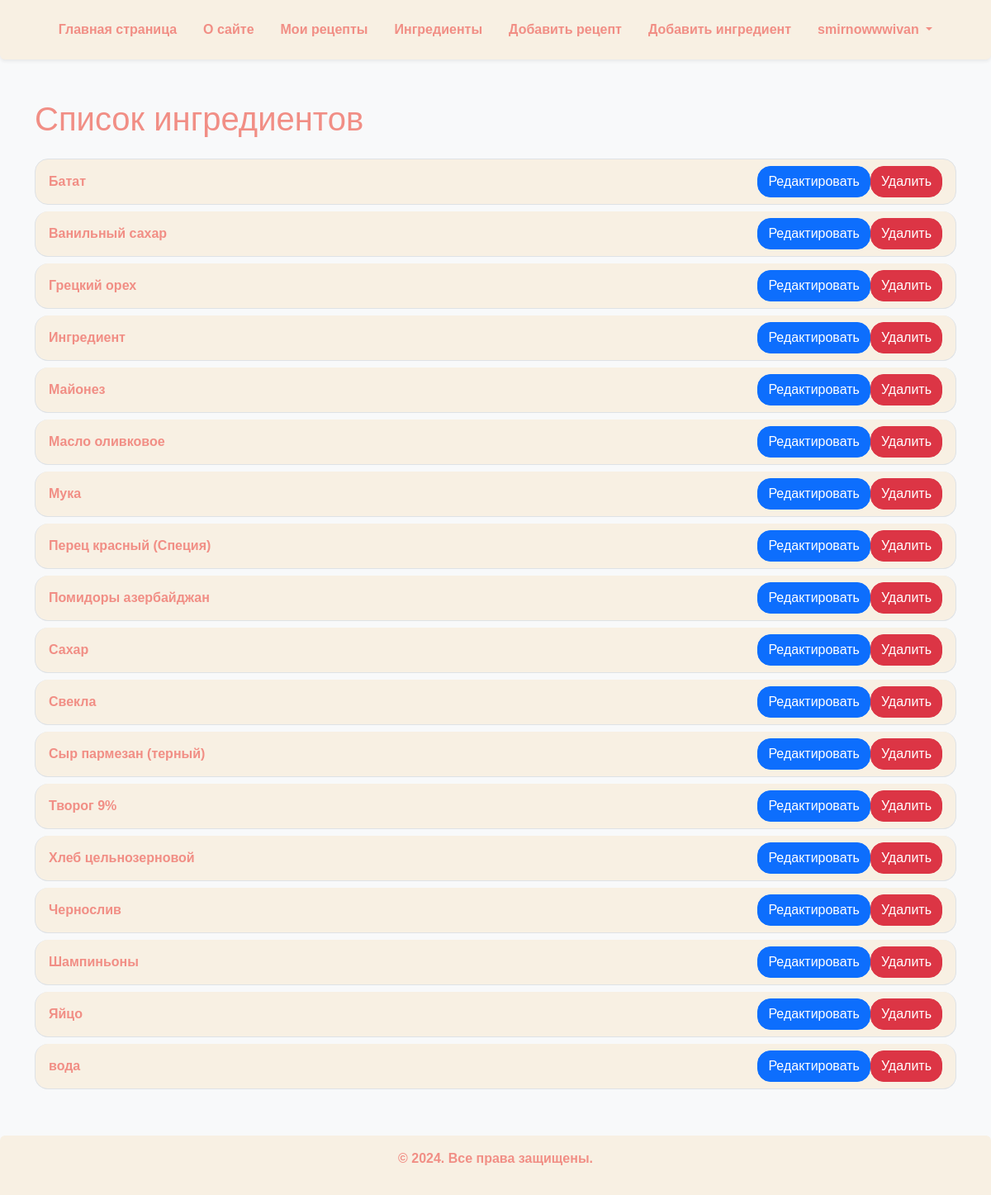
The page /ingredients_list/ (signed in) on the database its author committed.
### recipe_catalog/models.py (models this page shows, shortened)
class Ingredient(models.Model):
    name = models.CharField(max_length=255, null=False, default="Ингредиент", unique=True, verbose_name="Название",
                            validators=[
                                RegexValidator(
                                    regex=r'^[A-Za-zА-Яа-яёЁ\s]+$',
                                    message='Название должно быть строкой'
                                )
                            ]
                            )
    calories = models.IntegerField(
        default=0,
        help_text="Калорийность на 100 ед. изм.",
        verbose_name="Калорийность",
        validators=[MinValueValidator(0, 'Калорийность должна быть больше 0')]
    )

### recipe_catalog/views.py (the view)
# urls.py: path('ingredients_list/', ingredients_list, name='ingredients_list'),
@login_required
def ingredients_list(request):
    template_name = 'recipe_catalog/ingredients_list.html'
    ingredients = Ingredient.objects.order_by('name')
    context = {
        'ingredients': ingredients
    }
    return render(request, template_name, context)

### templates/recipe_catalog/ingredients_list.html
{% extends "base.html" %}
{% block content %}
<h1 class="mb-4 text-dark-pink">Список ингредиентов</h1>
{% if ingredients %}
<ul class="list-group">
    {% for ingredient in ingredients %}
    <li class="list-group-item d-flex justify-content-between align-items-center bg-light-pink rounded-4 mb-2">
        <span class="text-dark-pink fw-bold">{{ ingredient.name }}</span>
        <div class="d-flex justify-content-around">
            <a href="{% url 'recipe_catalog:ingredient_edit' ingredient.id %}" class="btn btn-primary rounded-4">Редактировать</a>
            <a href="{% url 'recipe_catalog:ingredient_delete' ingredient.id %}" class="btn btn-danger rounded-4">Удалить</a>
        </div>
    </li>
    {% endfor %}
</ul>
{% else %}
<div class="alert alert-warning text-center rounded-4">
    <p class="mb-0">Ингредиентов пока нет.</p>
</div>
{% endif %}
{% endblock %}

### templates/menu.html (shortened to what this page needs)
<header class="bg-light-pink shadow-sm rounded-bottom py-3 mb-4">
    <nav class="container d-flex justify-content-center">
        <ul class="nav">
            <li class="nav-item">
                <a class="nav-link text-dark-pink fw-bold" href="{% url 'recipe_catalog:home' %}">Главная страница</a>
            </li>
            <li class="nav-item">
                <a class="nav-link text-dark-pink fw-bold" href="{% url 'recipe_catalog:about' %}">О сайте</a>
            </li>
            {% if request.user.is_authenticated %}
            <li class="nav-item">
                <a class="nav-link text-dark-pink fw-bold" href="{% url 'recipe_catalog:my_recipes' %}">Мои рецепты</a>
            </li>
            <li class="nav-item">
                <a class="nav-link text-dark-pink fw-bold" href="{% url 'recipe_catalog:ingredients_list' %}">Ингредиенты</a>
            </li>
            <li class="nav-item">
                <a class="nav-link text-dark-pink fw-bold" href="{% url 'recipe_catalog:recipe_create' %}">Добавить
                    рецепт</a>
            </li>
            <li class="nav-item">
                <a class="nav-link text-dark-pink fw-bold" href="{% url 'recipe_catalog:ingredient' %}">Добавить
                    ингредиент</a>
            </li>
            <li class="nav-item dropdown" id="user-dropdown">
                <a class="nav-link text-dark-pink fw-bold dropdown-toggle" href="#" id="dropdownMenuButton"
                   role="button"
                   aria-expanded="false">
                    {{ request.user.username }}
                </a>
            </li>
            {% endif %}
        </ul>
    </nav>
</header>

### templates/base.html (style rules this page uses)
body { font-family: sans-serif; background-color: #f8f9fa; }
.bg-light-pink { background-color: #f8f0e3; }
.text-dark-pink { color: #f18e85; }

### rows shown on the page
Ingredient: name "Батат"
Ingredient: name "Ванильный сахар"
Ingredient: name "Грецкий орех"
Ingredient: name "Ингредиент"
Ingredient: name "Майонез"
Ingredient: name "Масло оливковое"
Ingredient: name "Мука"
Ingredient: name "Перец красный (Специя)"
Ingredient: name "Помидоры азербайджан"
Ingredient: name "Сахар"
Ingredient: name "Свекла"
Ingredient: name "Сыр пармезан (терный)"
Ingredient: name "Творог 9%"
Ingredient: name "Хлеб цельнозерновой"
Ingredient: name "Чернослив"
Ingredient: name "Шампиньоны"
Ingredient: name "Яйцо"
Ingredient: name "вода"

### other values the page prints
{{ request.user.username }} "smirnowwwivan"
